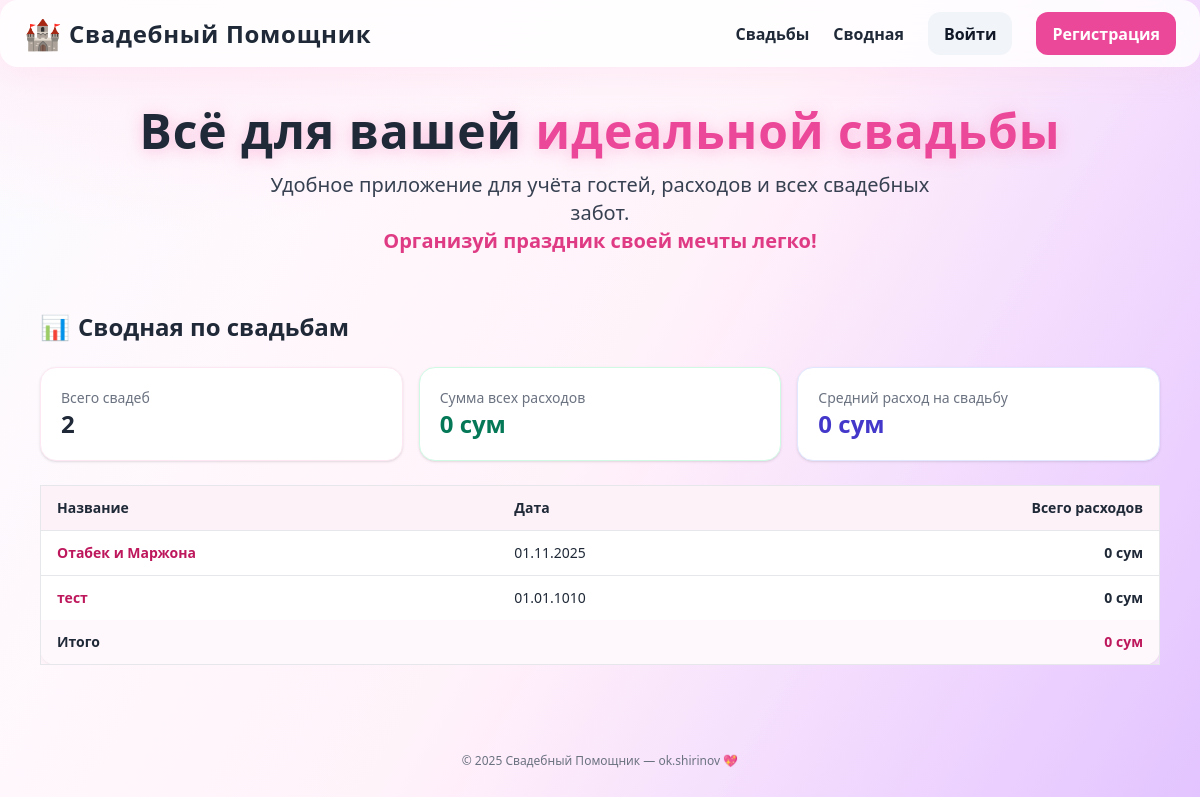
Page /svodnaya/ on the committed database.
### models.py (models this page shows, shortened)
class Wedding(db.Model):
    id   = Column(Integer, primary_key=True)
    name = Column(String(100), nullable=False)
    date = Column(Date, nullable=True)
    user_id = Column(Integer, ForeignKey('user.id'), nullable=True, index=True)
    user    = relationship('User', back_populates='weddings')
    budget = Column(Float)
    tasks    = relationship('Task',    back_populates='wedding', cascade="all, delete-orphan")
    expenses = relationship('Expense', backref='wedding',       cascade="all, delete-orphan")
    guests   = relationship('Guest',   backref='wedding',       cascade="all, delete-orphan")
    tables   = relationship(
        'Table',
        backref='wedding',
        cascade="all, delete-orphan",
        order_by="Table.order"
    )
    sponsors = relationship('SponsorGift', back_populates='wedding', cascade="all, delete-orphan")

### svodnaya.py (the view)
@svodnaya_bp.route('/')
def svodnaya():
    weddings = Wedding.query.all()
    wedding_data = []
    for w in weddings:
        total = sum(e.total or 0 for e in w.expenses)
        wedding_data.append({
            'id': w.id,
            'name': w.name,
            'date': w.date,
            'total': total
        })
    return render_template('svodnaya.html', weddings=wedding_data)

### templates/svodnaya.html (shortened to what this page needs)
{% extends 'base.html' %}
{% block content %}
<h2 class="text-2xl font-extrabold mb-6 flex items-center gap-2">
  <span>📊</span> Сводная по свадьбам
</h2>
<div class="grid sm:grid-cols-2 lg:grid-cols-3 gap-4 mb-6">
  <div class="bg-white rounded-2xl border border-pink-100 p-5 shadow">
    <div class="text-gray-500 text-sm">Всего свадеб</div>
    <div class="text-2xl font-black">{{ weddings|length }}</div>
  </div>
  <div class="bg-white rounded-2xl border border-emerald-100 p-5 shadow">
    <div class="text-gray-500 text-sm">Сумма всех расходов</div>
    <div class="text-2xl font-black text-emerald-700">
      {{
        ('{:,.0f}'.format((weddings | sum(attribute='total')) or 0)).replace(',', ' ')
      }} сум
    </div>
  </div>
  <div class="bg-white rounded-2xl border border-indigo-100 p-5 shadow">
    <div class="text-gray-500 text-sm">Средний расход на свадьбу</div>
    <div class="text-2xl font-black text-indigo-700">
      {% set _cnt = weddings|length %}
      {% set _sum = (weddings | sum(attribute='total')) or 0 %}
      {{ ('{:,.0f}'.format((_sum // _cnt) if _cnt else 0)).replace(',', ' ') }} сум
    </div>
  </div>
</div>
<div class="overflow-x-auto">
  <table class="min-w-full bg-white rounded-2xl border shadow text-sm">
    <thead class="bg-pink-50">
      <tr>
        <th class="px-4 py-3 text-left font-bold">Название</th>
        <th class="px-4 py-3 text-left font-bold">Дата</th>
        <th class="px-4 py-3 text-right font-bold">Всего расходов</th>
      </tr>
    </thead>
    <tbody>
      {% for w in weddings %}
      <tr class="border-t hover:bg-pink-50/70 transition">
        <td class="px-4 py-3 font-semibold">
          <a href="{{ url_for('wedding_pages.view_wedding', wedding_id=w.id) }}"
             class="text-pink-700 hover:text-pink-900 hover:underline">
            {{ w.name }}
          </a>
        </td>
        <td class="px-4 py-3">
          {% if w.date %}{{ w.date.strftime('%d.%m.%Y') }}{% else %}—{% endif %}
        </td>
        <td class="px-4 py-3 text-right font-bold">
          {{ ('{:,.0f}'.format(w.total or 0)).replace(',', ' ') }} сум
        </td>
      </tr>
      {% endfor %}
    </tbody>
    <tfoot class="bg-pink-50/60">
      <tr>
        <td class="px-4 py-3 font-bold">Итого</td>
        <td class="px-4 py-3"></td>
        <td class="px-4 py-3 text-right font-black text-pink-700">
          {{
            ('{:,.0f}'.format((weddings | sum(attribute='total')) or 0)).replace(',', ' ')
          }} сум
        </td>
      </tr>
    </tfoot>
  </table>
</div>
{% endblock %}

### templates/base.html (style rules this page uses)
html { font-family: 'Inter', sans-serif; }

### rows in the picture
Wedding: name "Отабек и Маржона", date "01.11.2025", total "0"
Wedding: name "тест", date "01.01.1010", total "0"

### other values in the picture
{{ weddings|length }} "2"
{{ ('{:,.0f}'.format((_sum // _cnt) if _cnt else 0)).replace(',', ' ') }} "0"
{{ 2025 }} "2025"
